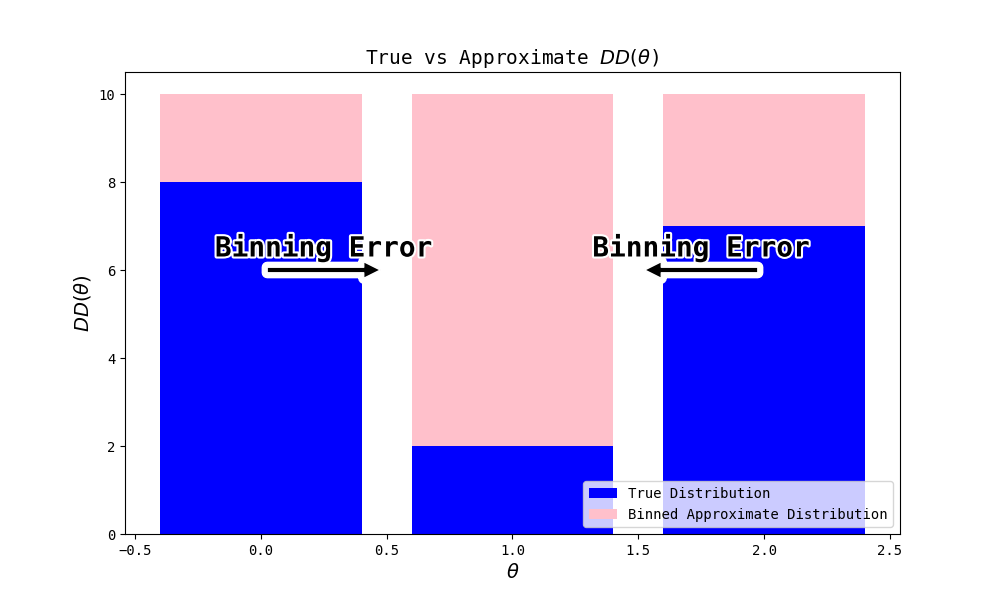

Python code for this plot:
import matplotlib.pyplot as plt
import numpy as np

# Data for the histogram
bar_count = 3
blue_data = np.array([8, 2, 7])
red_data = np.array([2, 8, 3])

# X positions for the bars
x = np.arange(bar_count)

# Use the xkcd plotting style
plt.xkcd()

plt.figure(figsize=(10, 6))

# Plotting the stacked bars
plt.bar(x, blue_data, color='blue', label='True Distribution')
plt.bar(x, red_data, bottom=blue_data, color='pink', label='Binned Approximate Distribution')

# Adding labels and title
plt.xlabel(r'$\theta$')
plt.ylabel(r'$DD(\theta)$')
plt.title(r'Theoretical vs Observed $DD(\theta$)')

# Adding a legend
plt.legend(loc='lower right')

# Adding arrows
plt.annotate('', xy=(0.5, 6), xytext=(0, 6),
             arrowprops=dict(facecolor='black', shrink=0.05))
plt.annotate('', xy=(1.5, 6), xytext=(2, 6),
             arrowprops=dict(facecolor='black', shrink=0.05))
plt.text(0.0, 6.5, "Binning Error", fontsize=12, verticalalignment='center')
plt.text(1.45, 6.5, "Binning Error", fontsize=12, verticalalignment='center')
# Show the plot
plt.savefig('toy.png')
